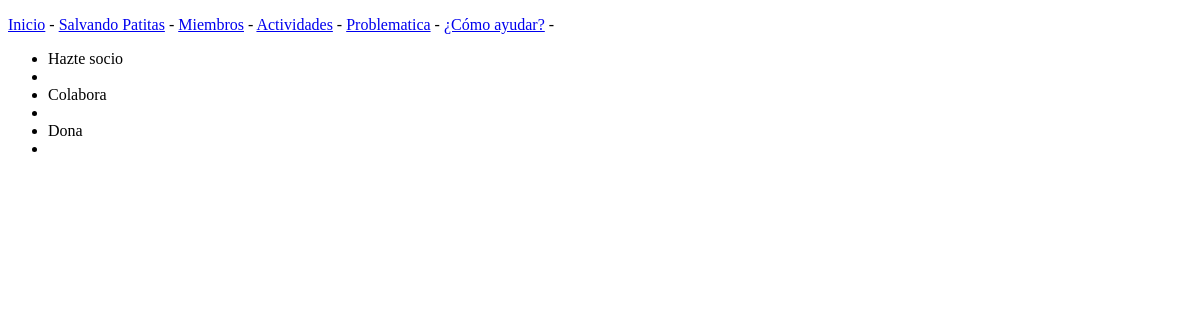
/como_ayudar/, run on an earlier commit of the app's database.
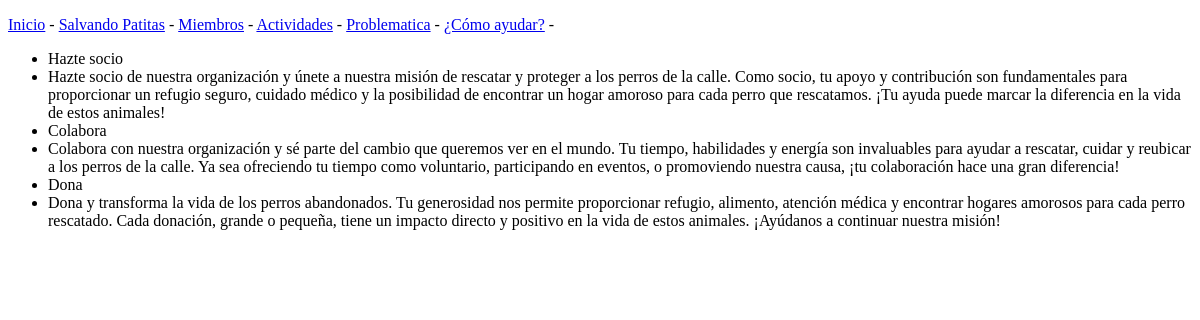
And on a later commit of the database.
### salvando_patas/models.py (models this page shows)
class HelpOption(models.Model):
    title = models.CharField(max_length=200)
    description = models.TextField()

### salvando_patas/views.py (the view)
# urls.py: path('como_ayudar/',views.como_ayudar,name='como_ayudar'),
def como_ayudar(request):
    objetos = HelpOption.objects.all()
    context = {'objetos':objetos}
    return render(request,'salvando_patas/como_ayudar.html',context)

### salvando_patas/templates/salvando_patas/como_ayudar.html (shortened to what this page needs)
<!DOCTYPE html>
<html lang="es">
<head>
</head>
<body>
{% extends 'salvando_patas/base.html' %}
{% block content %}
    <ul>
    {% for objeto in objetos %}
        <li>{{ objeto.title }}</li>
        <li>{{ objeto.description }}</li>
    {% endfor %}
    </ul>
{% endblock content %}

What changed in the data, as far as the page shows it:
changed HelpOption "Hazte socio": description (not shown) → "Hazte socio de nuestra organización y únete a nuestra misión de rescatar y proteger a los perros de la calle. Como socio, tu apoyo y contribución son fundamentales para proporcionar un refugio seguro, cuidado médico y la posibilidad de encontrar un hogar amoroso para cada perro que rescatamos. ¡Tu ayuda puede marcar la diferencia en la vida de estos animales!"
changed HelpOption "Colabora": description (not shown) → "Colabora con nuestra organización y sé parte del cambio que queremos ver en el mundo. Tu tiempo, habilidades y energía son invaluables para ayudar a rescatar, cuidar y reubicar a los perros de la calle. Ya sea ofreciendo tu tiempo como voluntario, participando en eventos, o promoviendo nuestra causa, ¡tu colaboración hace una gran diferencia!"
changed HelpOption "Dona": description (not shown) → "Dona y transforma la vida de los perros abandonados. Tu generosidad nos permite proporcionar refugio, alimento, atención médica y encontrar hogares amorosos para cada perro rescatado. Cada donación, grande o pequeña, tiene un impacto directo y positivo en la vida de estos animales. ¡Ayúdanos a continuar nuestra misión!"
